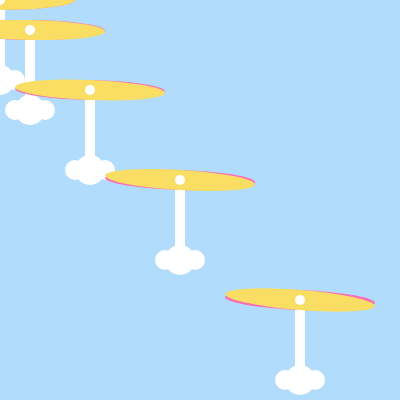
Frame 1 (no input)
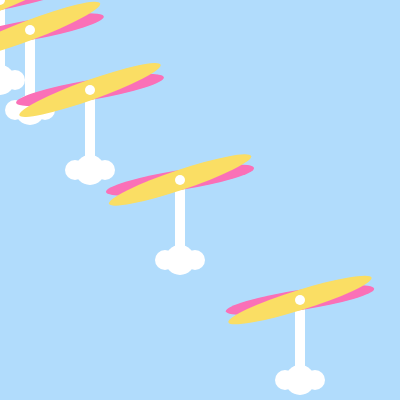
Frame 60 (no input)
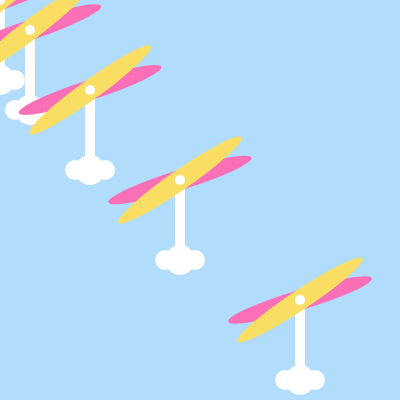
Frame 120 (the mouse pressed at the canvas centre since frame 60)

The p5.js sketch that drew these frames (run headless with seeded random() and noise() and a simulated clock; from frame 60 on, the mouse is pressed at the canvas centre):

// p5.js sketch
// ── sketch.js
// DM2008 — Activity 3b
// One Function Wonder (30 min)
//
// Write a function that draws a shape or group of shapes.
// It should take at least one parameter — try x, y, size, or color.
// Call it several times with different values to create variation.
//
// Ideas: a simple face, a flower, a house, an icon.
// Example: myShape(100, 200, 50); myShape(300, 200, 80);
//
// Stretch: call your function inside a for loop to create a repeating pattern.

let angle1 = 0;
let angle2 = 0;

function setup() {
  createCanvas(400, 400);
  rectMode(CENTER);
}

function draw() {
  background(177, 220, 252);
  noStroke();

  // Creating the for loop to duplicate the drawing
  for (let i = 0; i < 5; i++) {
    drawWindmill(30 * i, 30 * i, 150, 20);
    angle1 += 0.01;
    angle2 += 0.02;
  }

  // Drawing the windmill
  function drawWindmill(x, y, z, w) {

  // White rectangle
  translate(x, y);
  fill(255);
  rect(0, 40, 10, 70);

  // Pink blade
  push();
  rotate(angle1);
  fill(250, 112, 183);
  ellipse(0, 0, z, w);

  // White cloud
  pop();
  fill(255);
  ellipse(0, 80, 30);
  ellipse(15, 80, 20);
  ellipse(-15, 80, 20);

  // Yellow blade
  push();
  rotate(angle2);
  fill(250, 222, 100);
  ellipse(0, 0, z, w);

  // White center
  pop();
  fill(255);
  ellipse(0, 0, 10);
  }
}
